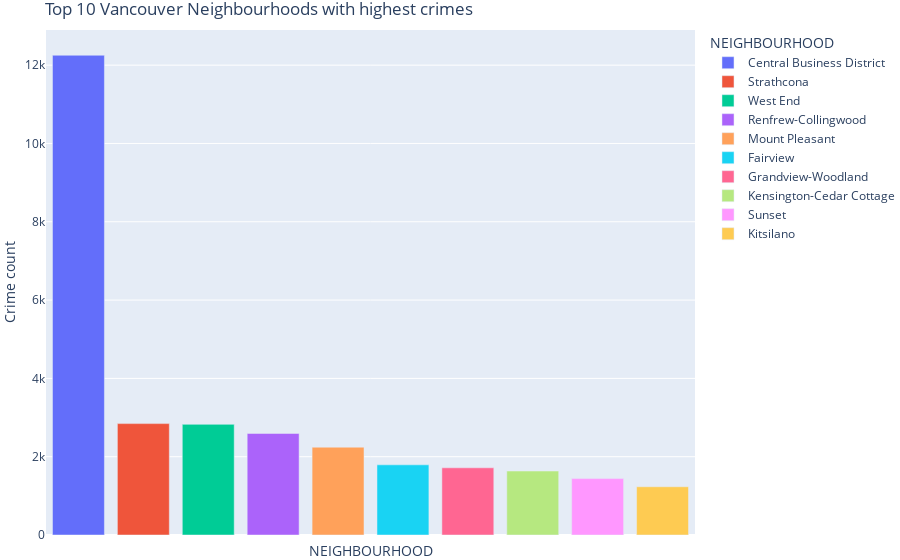

The notebook cell saved with this chart:
### Markdown cell above
### Visualising Top 10 Neighbourhoods with highest crime rates

### Code cell
# plot as bar chart
topvenues_barchart = px.bar(
                            top_10_neighbourhoods,
                            x="NEIGHBOURHOOD",
                            y="Crime count", 
                            color="NEIGHBOURHOOD")


topvenues_barchart.update_layout(title = 'Top 10 Vancouver Neighbourhoods with highest crimes',
                         margin={"r":0,"t":30,"l":0,"b":0})

topvenues_barchart.update_xaxes(showticklabels=False) # Removed tick labels as it was too long
topvenues_barchart.show() # Display plot

### Figure 1 — Plotly figure (JSON) as saved in the notebook; plotly's stock layout.template omitted (floating-point values rounded to 4 significant figures)
{"data": [{"alignmentgroup": "True", "hovertemplate": "NEIGHBOURHOOD=%{x}<br>Crime count=%{y}<extra></extra>", "legendgroup": "Central Business District", "marker": {"color": "#636efa", "pattern": {"shape": ""}}, "name": "Central Business District", "offsetgroup": "Central Business District", "orientation": "v", "showlegend": true, "textposition": "auto", "type": "bar", "x": ["Central Business District"], "xaxis": "x", "y": [12253], "yaxis": "y"}, {"alignmentgroup": "True", "hovertemplate": "NEIGHBOURHOOD=%{x}<br>Crime count=%{y}<extra></extra>", "legendgroup": "Strathcona", "marker": {"color": "#EF553B", "pattern": {"shape": ""}}, "name": "Strathcona", "offsetgroup": "Strathcona", "orientation": "v", "showlegend": true, "textposition": "auto", "type": "bar", "x": ["Strathcona"], "xaxis": "x", "y": [2845], "yaxis": "y"}, {"alignmentgroup": "True", "hovertemplate": "NEIGHBOURHOOD=%{x}<br>Crime count=%{y}<extra></extra>", "legendgroup": "West End", "marker": {"color": "#00cc96", "pattern": {"shape": ""}}, "name": "West End", "offsetgroup": "West End", "orientation": "v", "showlegend": true, "textposition": "auto", "type": "bar", "x": ["West End"], "xaxis": "x", "y": [2826], "yaxis": "y"}, {"alignmentgroup": "True", "hovertemplate": "NEIGHBOURHOOD=%{x}<br>Crime count=%{y}<extra></extra>", "legendgroup": "Renfrew-Collingwood", "marker": {"color": "#ab63fa", "pattern": {"shape": ""}}, "name": "Renfrew-Collingwood", "offsetgroup": "Renfrew-Collingwood", "orientation": "v", "showlegend": true, "textposition": "auto", "type": "bar", "x": ["Renfrew-Collingwood"], "xaxis": "x", "y": [2594], "yaxis": "y"}, {"alignmentgroup": "True", "hovertemplate": "NEIGHBOURHOOD=%{x}<br>Crime count=%{y}<extra></extra>", "legendgroup": "Mount Pleasant", "marker": {"color": "#FFA15A", "pattern": {"shape": ""}}, "name": "Mount Pleasant", "offsetgroup": "Mount Pleasant", "orientation": "v", "showlegend": true, "textposition": "auto", "type": "bar", "x": ["Mount Pleasant"], "xaxis": "x", "y": [2243], "yaxis": "y"}, {"alignmentgroup": "True", "hovertemplate": "NEIGHBOURHOOD=%{x}<br>Crime count=%{y}<extra></extra>", "legendgroup": "Fairview", "marker": {"color": "#19d3f3", "pattern": {"shape": ""}}, "name": "Fairview", "offsetgroup": "Fairview", "orientation": "v", "showlegend": true, "textposition": "auto", "type": "bar", "x": ["Fairview"], "xaxis": "x", "y": [1792], "yaxis": "y"}, {"alignmentgroup": "True", "hovertemplate": "NEIGHBOURHOOD=%{x}<br>Crime count=%{y}<extra></extra>", "legendgroup": "Grandview-Woodland", "marker": {"color": "#FF6692", "pattern": {"shape": ""}}, "name": "Grandview-Woodland", "offsetgroup": "Grandview-Woodland", "orientation": "v", "showlegend": true, "textposition": "auto", "type": "bar", "x": ["Grandview-Woodland"], "xaxis": "x", "y": [1716], "yaxis": "y"}, {"alignmentgroup": "True", "hovertemplate": "NEIGHBOURHOOD=%{x}<br>Crime count=%{y}<extra></extra>", "legendgroup": "Kensington-Cedar Cottage", "marker": {"color": "#B6E880", "pattern": {"shape": ""}}, "name": "Kensington-Cedar Cottage", "offsetgroup": "Kensington-Cedar Cottage", "orientation": "v", "showlegend": true, "textposition": "auto", "type": "bar", "x": ["Kensington-Cedar Cottage"], "xaxis": "x", "y": [1634], "yaxis": "y"}, {"alignmentgroup": "True", "hovertemplate": "NEIGHBOURHOOD=%{x}<br>Crime count=%{y}<extra></extra>", "legendgroup": "Sunset", "marker": {"color": "#FF97FF", "pattern": {"shape": ""}}, "name": "Sunset", "offsetgroup": "Sunset", "orientation": "v", "showlegend": true, "textposition": "auto", "type": "bar", "x": ["Sunset"], "xaxis": "x", "y": [1440], "yaxis": "y"}, {"alignmentgroup": "True", "hovertemplate": "NEIGHBOURHOOD=%{x}<br>Crime count=%{y}<extra></extra>", "legendgroup": "Kitsilano", "marker": {"color": "#FECB52", "pattern": {"shape": ""}}, "name": "Kitsilano", "offsetgroup": "Kitsilano", "orientation": "v", "showlegend": true, "textposition": "auto", "type": "bar", "x": ["Kitsilano"], "xaxis": "x", "y": [1232], "yaxis": "y"}], "layout": {"autosize": true, "barmode": "relative", "legend": {"title": {"text": "NEIGHBOURHOOD"}, "tracegroupgap": 0}, "margin": {"b": 0, "l": 0, "r": 0, "t": 30}, "title": {"text": "Top 10 Vancouver Neighbourhoods with highest crimes"}, "xaxis": {"anchor": "y", "autorange": true, "categoryarray": ["Central Business District", "Strathcona", "West End", "Renfrew-Collingwood", "Mount Pleasant", "Fairview", "Grandview-Woodland", "Kensington-Cedar Cottage", "Sunset", "Kitsilano"], "categoryorder": "array", "domain": [0, 1], "range": [-0.5, 9.5], "showticklabels": false, "title": {"text": "NEIGHBOURHOOD"}, "type": "category"}, "yaxis": {"anchor": "x", "autorange": true, "domain": [0, 1], "range": [0, 12900.0], "title": {"text": "Crime count"}, "type": "linear"}}}
